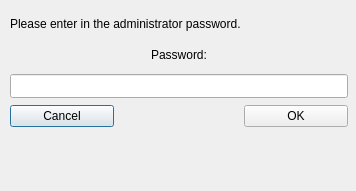
<?xml version="1.0" encoding="UTF-8"?>
<ui version="4.0">
 <class>AdminLogin</class>
 <widget class="QDialog" name="AdminLogin">
  <property name="geometry">
   <rect>
    <x>0</x>
    <y>0</y>
    <width>356</width>
    <height>191</height>
   </rect>
  </property>
  <property name="windowTitle">
   <string>Dialog</string>
  </property>
  <widget class="QWidget" name="verticalLayoutWidget">
   <property name="geometry">
    <rect>
     <x>10</x>
     <y>10</y>
     <width>338</width>
     <height>151</height>
    </rect>
   </property>
   <layout class="QVBoxLayout" name="verticalLayout">
    <property name="spacing">
     <number>5</number>
    </property>
    <item>
     <widget class="QLabel" name="label_adminPasswordPrompt">
      <property name="maximumSize">
       <size>
        <width>16777215</width>
        <height>24</height>
       </size>
      </property>
      <property name="text">
       <string>Please enter in the administrator password.</string>
      </property>
     </widget>
    </item>
    <item>
     <widget class="QLabel" name="label_passwordForm">
      <property name="maximumSize">
       <size>
        <width>16777215</width>
        <height>24</height>
       </size>
      </property>
      <property name="text">
       <string>Password:</string>
      </property>
      <property name="alignment">
       <set>Qt::AlignCenter</set>
      </property>
     </widget>
    </item>
    <item>
     <widget class="QLineEdit" name="lineEdit_passwordForm">
      <property name="maximumSize">
       <size>
        <width>16777215</width>
        <height>24</height>
       </size>
      </property>
      <property name="echoMode">
       <enum>QLineEdit::Password</enum>
      </property>
     </widget>
    </item>
    <item>
     <layout class="QHBoxLayout" name="horizontalLayout">
      <property name="spacing">
       <number>130</number>
      </property>
      <item>
       <widget class="QPushButton" name="pushButton_cancel">
        <property name="text">
         <string>Cancel</string>
        </property>
       </widget>
      </item>
      <item>
       <widget class="QPushButton" name="pushButton_ok">
        <property name="text">
         <string>OK</string>
        </property>
       </widget>
      </item>
     </layout>
    </item>
    <item>
     <widget class="QLabel" name="label_errorMessage">
      <property name="maximumSize">
       <size>
        <width>16777215</width>
        <height>24</height>
       </size>
      </property>
      <property name="text">
       <string/>
      </property>
     </widget>
    </item>
   </layout>
  </widget>
 </widget>
 <resources/>
 <connections/>
</ui>
